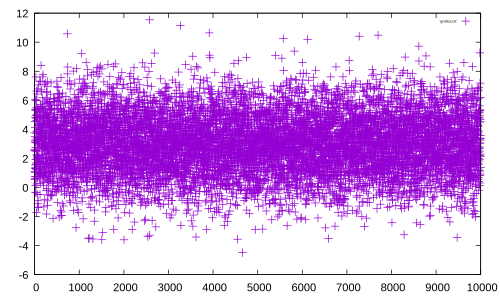

Here is the gnuplot script that generated this plot:
set term pdf
set out "grafica.pdf"
set key font ",4"
set style line 4 \
    linecolor rgb '#0060ad' \
    linetype 1 linewidth 1 \
    pointtype 7 pointsize 0.25


plot 'grafica.txt'
